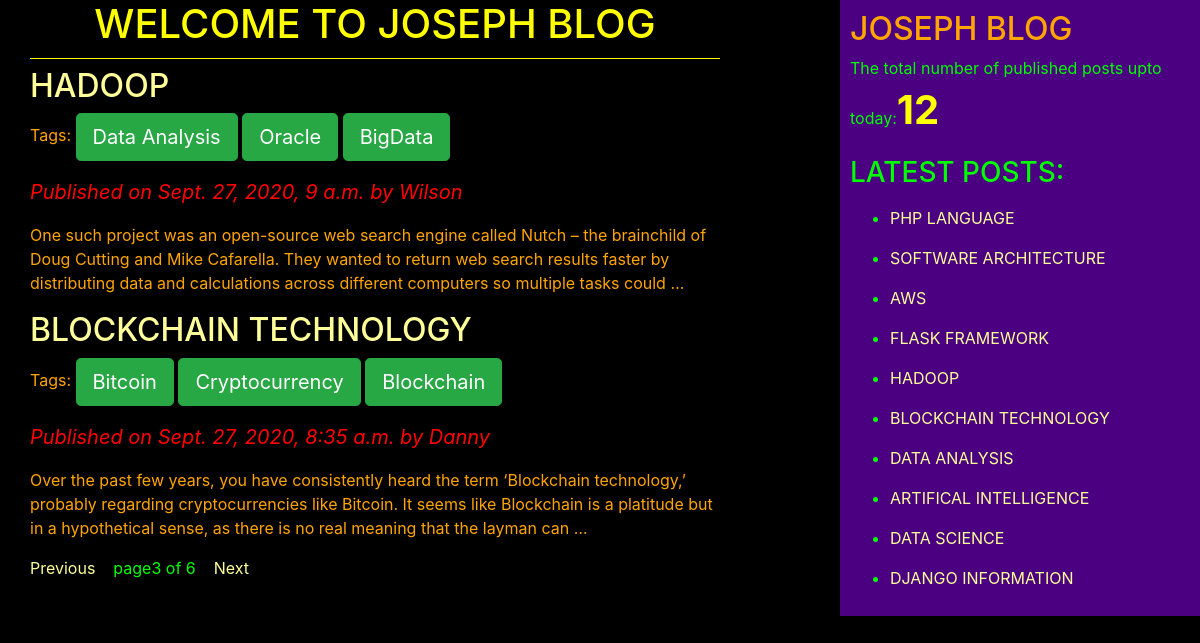
/?page=3, run on the app's committed database.
### blogApp/models.py (models this page shows, shortened)
class Post(models.Model):
    STATUS_CHOICES={('draft','Draft'),('published','Published')}
    title=models.CharField(max_length=264)
    slug=models.SlugField(max_length=264,unique_for_date='publish')
    author=models.ForeignKey(User,related_name='blog_posts',on_delete=models.CASCADE)
    body=models.TextField()
    publish=models.DateTimeField(default=timezone.now)
    created=models.DateTimeField(auto_now_add=True)
    updated=models.DateTimeField(auto_now=True)
    status=models.CharField(max_length=10,choices=STATUS_CHOICES,default='draft')
    objects=CustomManager()
    tags=TaggableManager()
    class Meta:
        ordering=('-publish',)
    def get_absolute_url(self):
        return reverse("blogApp:post_detail",args=[self.publish.year,self.publish.strftime('%m'),self.publish.strftime('%d'),self.slug])

### blogApp/views.py (the view)
# urls.py: path('', views.post_list_view),
def post_list_view(request,tag_slug=None):
    post_list=Post.objects.all()
    tag=None
    if tag_slug:
        tag=get_object_or_404(Tag,slug=tag_slug)
        post_list=post_list.filter(tags__in=[tag])
    paginator=Paginator(post_list,2)
    page_number=request.GET.get('page')
    try:
        post_list=paginator.page(page_number)
    except PageNotAnInteger:
        post_list=paginator.page(1)
    except EmptyPage:
        post_list=paginator.page(paginator.num_pages)
    return render(request,'blogApp/post_list.html',{'post_list':post_list})

### blogApp/models.py (called while the page is built)
    def get_queryset(self):
        return super().get_queryset().filter(status='published')

### blogApp/templatetags/blog_tags.py (called while the page is built)
@register.simple_tag
def total_posts():
    return Post.objects.count()

@register.inclusion_tag('blogApp/latest_posts123.html')
def show_latest_posts(count=10):
    latest_posts=Post.objects.order_by('-publish')[:count]
    return{'latest_posts':latest_posts}

### templates/blogApp/post_list.html (shortened to what this page needs)
<!DOCTYPE html>
{%extends 'blogApp/base.html'%}
{%block content%}
<h1>WELCOME TO JOSEPH BLOG</h1>
{%for post in post_list%}
  <h2><a href="{{post.get_absolute_url}}">{{post.title}}</a></h2>
  <p>Tags:
    {%for tag in post.tags.all%}
     <a href="{%url "blogApp:post_list_by_tag_name" tag.slug%}" class="btn btn-lg btn-success">{{tag.name}}</a>
    {%endfor%}
  </p>
  <p id="date">Published on {{post.publish}} by {{post.author|title}}</p>
  {{post.body|truncatewords:40|linebreaks}}
{%endfor%}
{%include 'blogApp/pagination.html' with page=post_list%}
{%endblock%}

### templates/blogApp/latest_posts123.html
<ul>
  {%for post in latest_posts%}
  <p id='po'><li><a href="{{post.get_absolute_url}}">{{post.title}}</a></li></p>
  {%endfor%}
</ul>

### static/css/blog.css (style rules this page uses)
h1 { text-align: center; border-bottom: 1px solid; padding: 0 0 10px 0; color: yellow; }
#date { color: red; font-size: 20px; font-style: italic; }
body { background: black; color: orange; }
h2 { color: orange; }
a { color: #ffff99; }

### data on the page
Post: title "HADOOP", publish "Sept. 27, 2020, 9 a.m.", author "Wilson", body "One such project was an open-source web search engine called Nutch – the brainchild of Doug Cutting and Mike Cafarella. They wanted to return web search results faster by distributing data and calculations across different computers so multiple tasks could …"
Tag: name "Data Analysis"
Tag: name "Oracle"
Tag: name "BigData"
Post: title "BLOCKCHAIN TECHNOLOGY", publish "Sept. 27, 2020, 8:35 a.m.", author "Danny", body "Over the past few years, you have consistently heard the term ‘Blockchain technology,’ probably regarding cryptocurrencies like Bitcoin. It seems like Blockchain is a platitude but in a hypothetical sense, as there is no real meaning that the layman can …"
Tag: name "Bitcoin"
Tag: name "Cryptocurrency"
Tag: name "Blockchain"
Post: title "PHP LANGUAGE"
Post: title "SOFTWARE ARCHITECTURE"
Post: title "AWS"
Post: title "FLASK FRAMEWORK"
Post: title "DATA ANALYSIS"
Post: title "ARTIFICAL INTELLIGENCE"
Post: title "DATA SCIENCE"
Post: title "DJANGO INFORMATION"

### other printed values
{{ page.number }} "3"
{{ page.paginator.num_pages }} "6"
